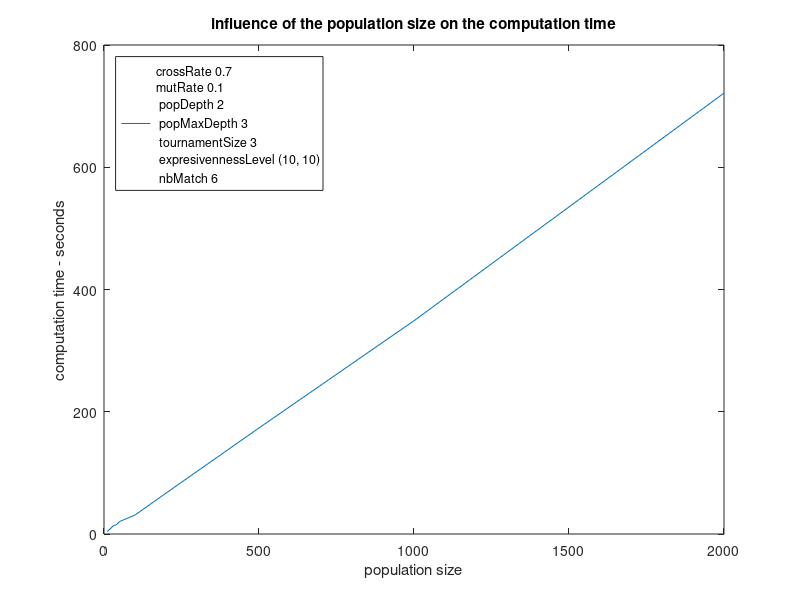

This chart was generated by the following MATLAB code:
X = [10;20;30;40;50;100;200;500;1000;2000];
Y = [4.088;8.386;13.544;15.122;20.299;31;66.853;173.485;348.900;721.278];

figure;
plot(X, Y);
xlabel ("population size");
ylabel ("computation time - seconds");
legend ("crossRate 0.7\nmutRate 0.1\n popDepth 2\n popMaxDepth 3\n tournamentSize 3\n expresivennessLevel (10, 10)\n nbMatch 6", "location", "northwest"); 
legend ("right");
title ("influence of the population size on the computation time");
print ("popSize.png");
close;
  
